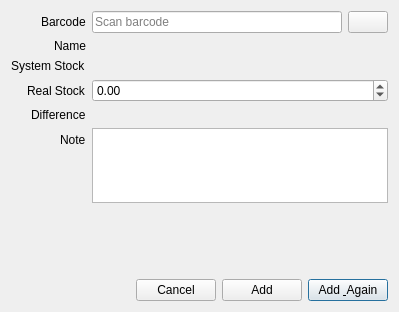
<?xml version="1.0" encoding="UTF-8"?>
<ui version="4.0">
 <class>CheckStockAddDialog</class>
 <widget class="QDialog" name="CheckStockAddDialog">
  <property name="geometry">
   <rect>
    <x>0</x>
    <y>0</y>
    <width>399</width>
    <height>312</height>
   </rect>
  </property>
  <property name="windowTitle">
   <string>Add Check Stock</string>
  </property>
  <layout class="QVBoxLayout" name="verticalLayout">
   <item>
    <layout class="QFormLayout" name="formLayout">
     <property name="labelAlignment">
      <set>Qt::AlignRight|Qt::AlignTrailing|Qt::AlignVCenter</set>
     </property>
     <item row="0" column="0">
      <widget class="QLabel" name="label">
       <property name="text">
        <string>Barcode</string>
       </property>
      </widget>
     </item>
     <item row="1" column="0">
      <widget class="QLabel" name="label_2">
       <property name="text">
        <string>Name</string>
       </property>
      </widget>
     </item>
     <item row="2" column="0">
      <widget class="QLabel" name="label_3">
       <property name="text">
        <string>System Stock</string>
       </property>
      </widget>
     </item>
     <item row="3" column="0">
      <widget class="QLabel" name="label_4">
       <property name="text">
        <string>Real Stock</string>
       </property>
      </widget>
     </item>
     <item row="4" column="0">
      <widget class="QLabel" name="label_5">
       <property name="text">
        <string>Difference</string>
       </property>
      </widget>
     </item>
     <item row="1" column="1">
      <widget class="QLabel" name="labelName">
       <property name="text">
        <string/>
       </property>
      </widget>
     </item>
     <item row="2" column="1">
      <widget class="QLabel" name="labelStock">
       <property name="text">
        <string/>
       </property>
      </widget>
     </item>
     <item row="4" column="1">
      <widget class="QLabel" name="labelDiff">
       <property name="text">
        <string/>
       </property>
      </widget>
     </item>
     <item row="3" column="1">
      <widget class="QDoubleSpinBox" name="doubleStock">
       <property name="minimum">
        <double>-1000000.000000000000000</double>
       </property>
       <property name="maximum">
        <double>1000000.000000000000000</double>
       </property>
      </widget>
     </item>
     <item row="5" column="0">
      <widget class="QLabel" name="label_6">
       <property name="text">
        <string>Note</string>
       </property>
      </widget>
     </item>
     <item row="5" column="1">
      <widget class="QPlainTextEdit" name="plainNote">
       <property name="maximumSize">
        <size>
         <width>16777215</width>
         <height>75</height>
        </size>
       </property>
       <property name="tabChangesFocus">
        <bool>true</bool>
       </property>
      </widget>
     </item>
     <item row="0" column="1">
      <layout class="QHBoxLayout" name="horizontalLayout_2">
       <property name="bottomMargin">
        <number>0</number>
       </property>
       <item>
        <widget class="QLineEdit" name="lineBarcode">
         <property name="placeholderText">
          <string>Scan barcode</string>
         </property>
        </widget>
       </item>
       <item>
        <widget class="QPushButton" name="pushSearch">
         <property name="text">
          <string/>
         </property>
         <property name="icon">
          <iconset resource="../../imperion/imperion.qrc">
           <normaloff>:/images/16x16/blue-document-search-result.png</normaloff>:/images/16x16/blue-document-search-result.png</iconset>
         </property>
         <property name="autoDefault">
          <bool>false</bool>
         </property>
        </widget>
       </item>
      </layout>
     </item>
    </layout>
   </item>
   <item>
    <spacer name="verticalSpacer">
     <property name="orientation">
      <enum>Qt::Vertical</enum>
     </property>
     <property name="sizeHint" stdset="0">
      <size>
       <width>20</width>
       <height>40</height>
      </size>
     </property>
    </spacer>
   </item>
   <item>
    <layout class="QHBoxLayout" name="horizontalLayout">
     <item>
      <spacer name="horizontalSpacer">
       <property name="orientation">
        <enum>Qt::Horizontal</enum>
       </property>
       <property name="sizeHint" stdset="0">
        <size>
         <width>40</width>
         <height>20</height>
        </size>
       </property>
      </spacer>
     </item>
     <item>
      <widget class="QPushButton" name="pushCancel">
       <property name="text">
        <string>Cancel</string>
       </property>
       <property name="autoDefault">
        <bool>false</bool>
       </property>
      </widget>
     </item>
     <item>
      <widget class="QPushButton" name="pushAdd">
       <property name="text">
        <string>Add</string>
       </property>
      </widget>
     </item>
     <item>
      <widget class="QPushButton" name="pushAddAgain">
       <property name="text">
        <string>Add &amp; Again</string>
       </property>
       <property name="default">
        <bool>true</bool>
       </property>
      </widget>
     </item>
    </layout>
   </item>
  </layout>
 </widget>
 <tabstops>
  <tabstop>doubleStock</tabstop>
  <tabstop>plainNote</tabstop>
  <tabstop>pushAddAgain</tabstop>
  <tabstop>pushAdd</tabstop>
  <tabstop>pushCancel</tabstop>
 </tabstops>
 <resources>
  <include location="../../imperion/imperion.qrc"/>
 </resources>
 <connections>
  <connection>
   <sender>pushCancel</sender>
   <signal>clicked()</signal>
   <receiver>CheckStockAddDialog</receiver>
   <slot>close()</slot>
   <hints>
    <hint type="sourcelabel">
     <x>158</x>
     <y>222</y>
    </hint>
    <hint type="destinationlabel">
     <x>199</x>
     <y>122</y>
    </hint>
   </hints>
  </connection>
 </connections>
</ui>
